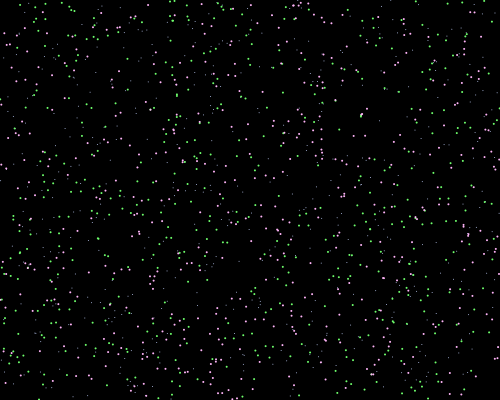
Frame 1 (no input)
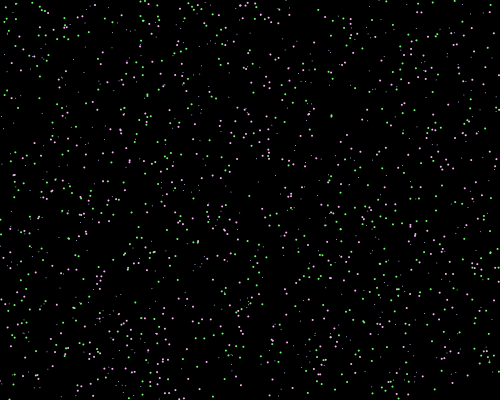
Frame 60 (the mouse pressed at the canvas centre just before this capture)
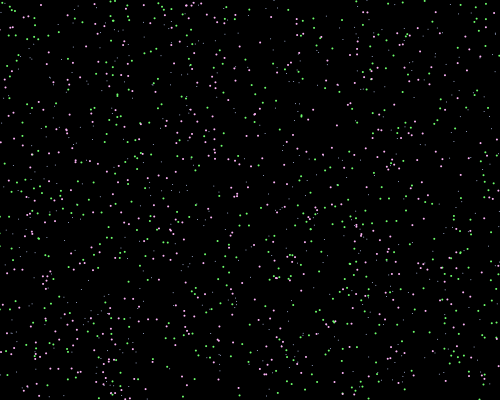
Frame 120 (the mouse held since frame 60 and released just before this capture)

The Processing sketch that drew these frames (run headless with seeded random() and noise(); from frame 60 on, the mouse is pressed at the canvas centre):

// Processing sketch: processing_4843
// ── processing_4843.pde







///----------------------------------------------------------------------------------------

class Starfield{
  int numstars = 700; 
  Starellipse[] starellipse =new Starellipse[numstars] ;

  Starfield(int qwe){
    numstars=qwe;
  }
  //-------------------------
  void setfield(){

    for (int i=0; i<numstars; i++) {
      starellipse[i]= new Starellipse(random(0,width),random(0,height));
      println();    
    }

  }
  //-------------------------

  void starfield(int cc, float dd){
    for (int d=0; d<numstars;d++){
      starellipse[d].starmove(cc,dd); 

    }




  }


  ///-----------------------------------------------------------------------------------------      
  class Starellipse{

    float q,y,z,qq,x;


    Starellipse(float xx,float yy  ){
      q=xx; 
      y=yy; 

    }

    ///------------------------------------
    void starmove(int bb,float oo){
      float qq=q-x;
      int ran = round(random(1,2));
      ellipse(qq,y,bb,bb); 
      if (qq<0){
        q=q+width; 
      }
      if (qq>width){
        q=q-width; 
      }

      x=x+oo;
    }
  }


}


//--------------------------------------------------------------------
///-------------------------------------------------------------------


Starfield one;
Starfield two;
Starfield three;
void setup(){
  size (500,400);
  background(0);
  smooth();
  one = new Starfield(500);
  two = new Starfield(500);
  three = new Starfield(500);
  one.setfield();
  two.setfield();
  three.setfield(); 
  noStroke();
}



void draw(){
  background(0);
  fill(196,211,255);
  one.starfield(1,.2);
  fill(110,255,108);
  two.starfield(2,.5);
  fill(255,180,248);
  three.starfield(2,.9);

}
